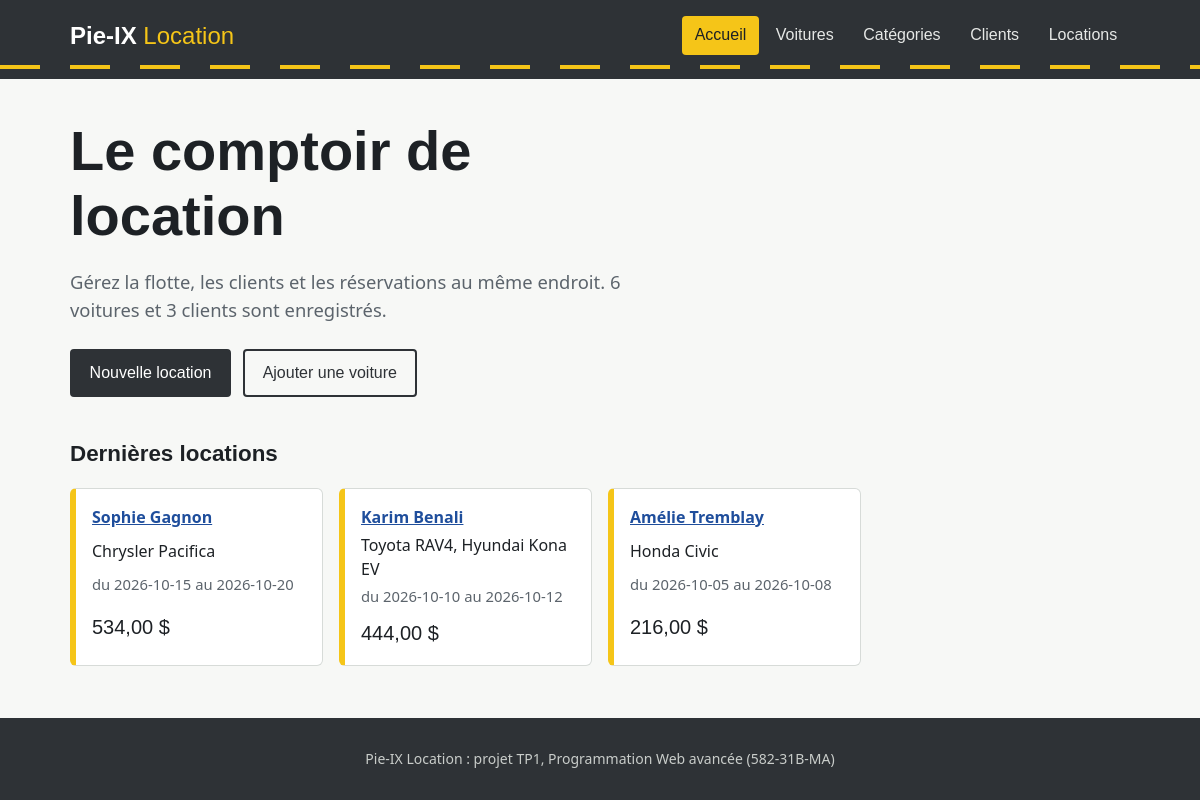
The page / on the database its author committed.
### tables this page shows
CREATE TABLE location (
    id         INT AUTO_INCREMENT PRIMARY KEY,
    client_id  INT  NOT NULL,
    date_debut DATE NOT NULL,
    date_fin   DATE NOT NULL,
    CONSTRAINT fk_location_client FOREIGN KEY (client_id)
        REFERENCES client(id) ON UPDATE CASCADE ON DELETE CASCADE
);

### Classe/CRUD.php (called while the page is built, shortened)
<?php
class CRUD extends PDO {
    public function select(string $table, $field = "id", $order = "ASC"):array{
        $sql = "SELECT * FROM $table ORDER BY $field $order";
        $stmt = $this->query($sql);
        return $stmt->fetchAll();
    }
}

### Classe/Location.php (called while the page is built, shortened)
<?php
require_once(__DIR__.'/CRUD.php');
class Location extends CRUD {
    public function selectDetails():array{
        $sql = "SELECT l.*,
                       CONCAT(c.prenom, ' ', c.nom) AS client,
                       GROUP_CONCAT(CONCAT(v.marque, ' ', v.modele) SEPARATOR ', ') AS voitures,
                       SUM(v.prix_jour) * (DATEDIFF(l.date_fin, l.date_debut) + 1) AS total
                FROM location l
                JOIN client c ON c.id = l.client_id
                LEFT JOIN location_voiture lv ON lv.location_id = l.id
                LEFT JOIN voiture v ON v.id = lv.voiture_id
                GROUP BY l.id
                ORDER BY l.date_debut DESC";
        return $this->query($sql)->fetchAll();
    }
}

### inc/fonctions.php (called while the page is built)
<?php
function e($valeur):string{
    return htmlspecialchars((string) $valeur, ENT_QUOTES, 'UTF-8');
}
function argent($montant):string{
    return number_format((float) $montant, 2, ',', ' ').' $';
}

### index.php (the view, shortened to what this page needs)
<?php
require_once('Classe/Location.php');
require_once('inc/fonctions.php');
$location = new Location;
$locations = $location->selectDetails();
$nbVoitures = count($location->select('voiture'));
$nbClients = count($location->select('client'));
$page = 'accueil';
require_once('inc/header.php');
?>
<section class="accueil">
    <h1>Le comptoir de location</h1>
    <p class="intro">Gérez la flotte, les clients et les réservations au même endroit.
        <?= $nbVoitures ?> voitures et <?= $nbClients ?> clients sont enregistrés.</p>
    <div class="actions">
        <a class="btn" href="location-create.php">Nouvelle location</a>
        <a class="btn btn--sobre" href="voiture-create.php">Ajouter une voiture</a>
    </div>
</section>
<section>
    <h2>Dernières locations</h2>
    <ul class="tickets">
        <?php foreach(array_slice($locations, 0, 4) as $l){ ?>
            <li class="ticket">
                <strong><a href="location-show.php?id=<?= $l['id'] ?>"><?= e($l['client']) ?></a></strong>
                <span><?= e($l['voitures']) ?></span>
                <span class="ticket__dates">du <?= $l['date_debut'] ?> au <?= $l['date_fin'] ?></span>
                <span class="ticket__total"><?= argent($l['total']) ?></span>
            </li>
        <?php } ?>
    </ul>
</section>
<?php require_once('inc/footer.php'); ?>

### inc/header.php (shortened to what this page needs)
<?php
$liens = [
    'accueil'    => ['index.php', 'Accueil'],
    'voitures'   => ['voiture-index.php', 'Voitures'],
    'categories' => ['categorie-index.php', 'Catégories'],
    'clients'    => ['client-index.php', 'Clients'],
    'locations'  => ['location-index.php', 'Locations'],
];
?>
<!DOCTYPE html>
<html lang="fr">
<head>
    <link rel="stylesheet" href="css/style.css">
</head>
<body>
<header class="route">
    <div class="route__contenu">
        <a class="logo" href="index.php">Pie-IX <span>Location</span></a>
        <nav>
            <ul>
                <?php foreach($liens as $cle => $lien){ ?>
                    <li><a href="<?= $lien[0] ?>" <?= $cle == $page ? 'aria-current="page"' : '' ?>><?= $lien[1] ?></a></li>
                <?php } ?>
            </ul>
        </nav>
    </div>
</header>
<main>

### inc/footer.php
</main>
<footer class="pied">
    <p>Pie-IX Location : projet TP1, Programmation Web avancée (582-31B-MA)</p>
</footer>
</body>
</html>

### css/style.css (style rules this page uses)
:root { --asphalte: #2e3236; --ligne: #f5c518; --papier: #f7f8f6; --encre: #1d2125; --gris: #5c646c; --bordure: #d7dbd8; --plaque: #1f4e9c; --danger: #b42318; --succes: #1e7b4a; --signal: Bahnschrift, "DIN Alternate", "Arial Narrow", sans-serif; --texte: system-ui, -apple-system, "Segoe UI", Roboto, sans-serif; }
* { box-sizing: border-box; }
body { margin: 0; background: var(--papier); color: var(--encre); font: 1rem/1.55 var(--texte); min-height: 100vh; display: flex; flex-direction: column; }
h1, h2, .logo, nav a, .btn, th { font-family: var(--signal); }
h1 { font-size: 2.25rem; line-height: 1.15; margin: 0 0 1.25rem; font-weight: 700; }
h2 { font-size: 1.4rem; margin: 2.5rem 0 1rem; }
a { color: var(--plaque); }
.route { background: var(--asphalte); color: #fff; background-image: repeating-linear-gradient(90deg, var(--ligne) 0 40px, transparent 40px 70px); background-size: 100% 4px; background-repeat: no-repeat; background-position: bottom 10px left; padding-bottom: 24px; }
.route__contenu { max-width: 1100px; margin: 0 auto; padding: 1rem 1.25rem 0; display: flex; flex-wrap: wrap; align-items: center; justify-content: space-between; gap: 1rem; }
.logo { color: #fff; text-decoration: none; font-size: 1.5rem; font-weight: 700; }
.logo span { color: var(--ligne); font-weight: 400; }
nav ul { list-style: none; margin: 0; padding: 0; display: flex; flex-wrap: wrap; gap: .25rem; }
nav a { display: block; color: #e6e8e6; text-decoration: none; padding: .45rem .8rem; border-radius: 4px; }
nav a[aria-current="page"] { background: var(--ligne); color: var(--encre); }
main { flex: 1; width: 100%; max-width: 1100px; margin: 0 auto; padding: 2.5rem 1.25rem 3rem; }
.accueil h1 { font-size: clamp(2.25rem, 5vw, 3.5rem); max-width: 14ch; }
.intro { font-size: 1.15rem; color: var(--gris); max-width: 55ch; }
.btn { display: inline-block; background: var(--asphalte); color: #fff; border: 2px solid var(--asphalte); padding: .6rem 1.1rem; border-radius: 4px; font-size: 1rem; text-decoration: none; cursor: pointer; }
.btn--sobre { background: transparent; color: var(--asphalte); }
.actions { display: flex; flex-wrap: wrap; gap: .75rem; margin-top: 1.5rem; }
.tickets { list-style: none; padding: 0; margin: 0; display: grid; grid-template-columns: repeat(auto-fill, minmax(240px, 1fr)); gap: 1rem; }
.ticket { background: #fff; border: 1px solid var(--bordure); border-left: 6px solid var(--ligne); border-radius: 6px; padding: 1rem; display: grid; gap: .2rem; }
.ticket__dates { color: var(--gris); font-size: .925rem; }
.ticket__total { font-family: var(--signal); font-size: 1.25rem; margin-top: .4rem; }
.pied { background: var(--asphalte); color: #c9cdca; text-align: center; padding: 1rem; font-size: .875rem; }

### rows shown on the page
location: client "Sophie Gagnon", voitures "Chrysler Pacifica", date_debut "2026-10-15", date_fin "2026-10-20", total "534,00 $"
location: client "Karim Benali", voitures "Toyota RAV4, Hyundai Kona EV", date_debut "2026-10-10", date_fin "2026-10-12", total "444,00 $"
location: client "Amélie Tremblay", voitures "Honda Civic", date_debut "2026-10-05", date_fin "2026-10-08", total "216,00 $"

### other values the page prints
$lien[1] "Accueil"
$lien[1] "Voitures"
$lien[1] "Catégories"
$lien[1] "Clients"
$lien[1] "Locations"
$nbVoitures "6"
$nbClients "3"
